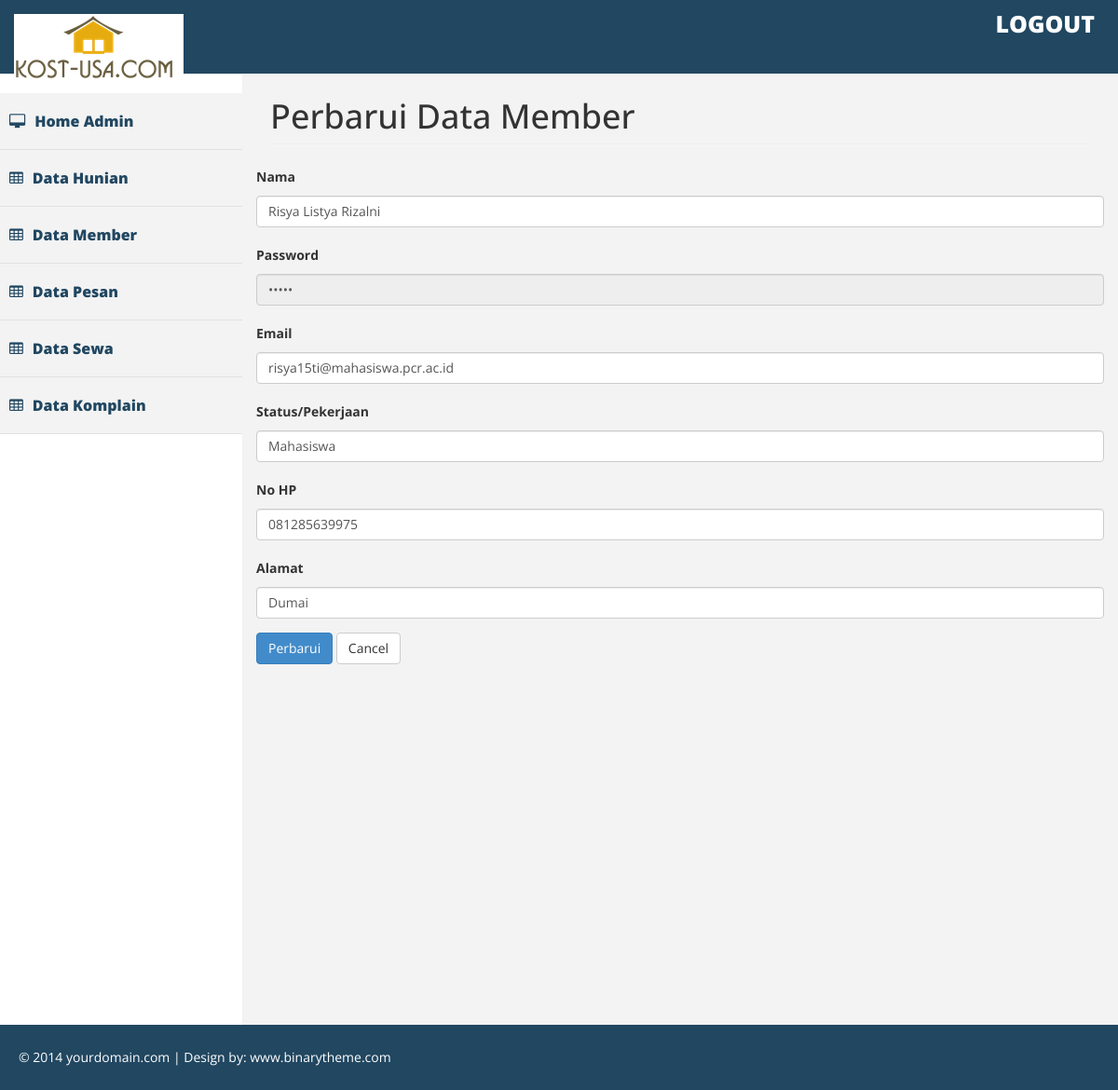
The page /member/update/11 on the database its author committed.
### tables this page shows
CREATE TABLE `member` (
  `id_member` int(15) NOT NULL,
  `nama_member` varchar(200) NOT NULL,
  `pass_member` varchar(200) NOT NULL,
  `email_member` varchar(200) NOT NULL,
  `status` varchar(200) NOT NULL,
  `nohp` varchar(200) NOT NULL,
  `alamat_member` varchar(200) NOT NULL
);

### application/controllers/Member.php (called while the page is built, shortened)
<?php
class Member extends CI_Controller
{
	function __construct(){
		$this->load->model('Member_model');
		$this->load->helper('url');
	}
	function update($id)
	{
		$member = $this->Member_model->ambil_data_id($id);
		$data = array(
			'aksi' 				=> site_url('Member/update_aksi'),
			'nama'		 		=> set_value('nama',$member->nama_member),
			'password' 			=> set_value('password',$member->pass_member),
			'email' 			=> set_value('email',$member->email_member),
			'status' 			=> set_value('status',$member->status),
			'nohp' 				=> set_value('status',$member->nohp),
			'alamat' 			=> set_value('alamat',$member->alamat_member),
			'id_member' 		=> set_value('id_member',$member->id_member),
			'button' 			=> 'Perbarui'
			);
		$this->load->view('Admin/Member_form',$data);
	}
}
 ?>

### index.php (called while the page is built, shortened)
<?php
require_once BASEPATH.'core/CodeIgniter.php';

### application/models/Member_model.php (called while the page is built, shortened)
<?php
class Member_model extends CI_Model
{
	public $member			= 'member';
	public $id				= 'id_member';
	function ambil_data_id($id)
	{
		$this->db->where($this->id,$id);
		return $this->db->get($this->member)->row();
	}
}
?>

### application/views/Admin/Member_form.php (the view, shortened to what this page needs)
<div id="page-wrapper">
	<div class="row">
		<div class="col-lg-12">
			<h1 class="page-header"><?php echo $button; ?> Data Member</h1>
		</div>
		<form action="<?php echo $aksi; ?>" method="POST" enctype="multipart/form-data">
			<div class="form-group">
				<label>Nama </label>
				<input type="text" name="nama" class="form-control" placeholder="Masukkan Nama"
				required value="<?php echo $nama; ?>">
			</div>
			<div class="form-group">
				<label>Password </label>
				<input type="password" name="password" class="form-control" placeholder="Masukkan Password"
				required value="<?php echo $password; ?>" readonly >
			</div>
			<div class="form-group">
				<label>Email </label>
				<input type="email" name="email" class="form-control" placeholder="Masukkan Email"
				required value="<?php echo $email; ?>" >
			</div>
			<div class="form-group">
				<label>Status/Pekerjaan</label>
				<input type="text" name="status" class="form-control" placeholder="Masukkan Status/Pekerjaan "
				required value="<?php echo $status; ?>">
			</div>
			<div class="form-group">
				<label>No HP</label>
				<input type="text" name="nohp" class="form-control" placeholder="Masukkan No HP "
				required value="<?php echo $nohp; ?>">
			</div>
			<div class="form-group">
				<label>Alamat </label>
				<input type="text" name="alamat" class="form-control" placeholder="Masukkan Alamat"
				required value="<?php echo $alamat; ?>">
			</div>
			<button class="btn btn-primary" type="submit"><?php echo $button; ?></button>
			<a href="<?php echo site_url('Member/data_member')?>" class="btn btn-default">Cancel</a>
		</form>
	</div>
</div>

### assets/admin/css/custom.css (style rules this page uses)
body { font-family: 'Open Sans', sans-serif; line-height:30px; }
#page-wrapper { padding: 15px 15px; min-height: 600px; background:#F3F3F3; }
@media (min-width:768px) { #page-wrapper { margin: 0 0 0 260px; padding: 15px 30px; min-height: 1050px; } }

### rows shown on the page
member: nama "Risya Listya Rizalni", email "risya15ti@mahasiswa.pcr.ac.id", status "Mahasiswa", nohp "081285639975", alamat "Dumai"

### other values the page prints
$button "Perbarui"
